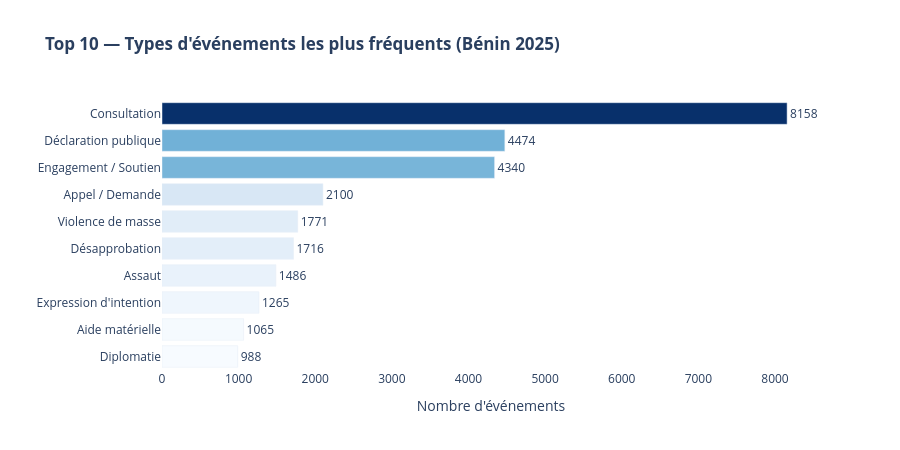

Write notebook code for a chart like this one.
### Markdown cell above
**Lecture du graphique** : Chaque barre représente le volume total d'articles publiés dans le monde sur des événements liés au Bénin durant ce mois. Un pic indique une période d'attention médiatique intense — souvent liée à un événement politique, économique ou sécuritaire majeur. Comparer la hauteur des barres avec les événements béninois connus de 2025 permet de valider la qualité des données GDELT.

### Code cell
# ── Q1b — Top 10 event types ───────────────────────────────────
event_types = (
    df.groupby("event_root_label", as_index=False)
    .agg(count=("SQLDATE", "count"), articles=("NumArticles", "sum"))
    .sort_values("count", ascending=True)
    .tail(10)
)

fig1b = px.bar(
    event_types,
    x="count",
    y="event_root_label",
    orientation="h",
    title="<b>Top 10 — Types d'événements les plus fréquents (Bénin 2025)</b>",
    labels={"count": "Nombre d'événements", "event_root_label": ""},
    color="count",
    color_continuous_scale="Blues",
    text="count"
)
fig1b.update_traces(textposition="outside")
fig1b.update_layout(
    height=450,
    plot_bgcolor="white",
    coloraxis_showscale=False
)
fig1b.show()

print("\nInsight Q1b :")
top = event_types.sort_values("count", ascending=False).iloc[0]
print(f"  Type d'événement le plus fréquent : {top['event_root_label']} ({top['count']:,} événements)")

### Figure 1 — Plotly figure (JSON) as saved in the notebook; plotly's stock layout.template omitted (floating-point values rounded to 4 significant figures)
{"data": [{"alignmentgroup": "True", "hovertemplate": "Nombre d'événements=%{marker.color}<br>=%{y}<extra></extra>", "legendgroup": "", "marker": {"color": [988, 1065, 1265, 1486, 1716, 1771, 2100, 4340, 4474, 8158], "coloraxis": "coloraxis", "pattern": {"shape": ""}}, "name": "", "offsetgroup": "", "orientation": "h", "showlegend": false, "text": [988.0, 1065.0, 1265.0, 1486.0, 1716.0, 1771.0, 2100.0, 4340.0, 4474.0, 8158.0], "textposition": "outside", "type": "bar", "x": [988, 1065, 1265, 1486, 1716, 1771, 2100, 4340, 4474, 8158], "xaxis": "x", "y": ["Diplomatie", "Aide matérielle", "Expression d'intention", "Assaut", "Désapprobation", "Violence de masse", "Appel / Demande", "Engagement / Soutien", "Déclaration publique", "Consultation"], "yaxis": "y"}], "layout": {"barmode": "relative", "coloraxis": {"colorbar": {"title": {"text": "Nombre d'événements"}}, "colorscale": [[0.0, "rgb(247,251,255)"], [0.125, "rgb(222,235,247)"], [0.25, "rgb(198,219,239)"], [0.375, "rgb(158,202,225)"], [0.5, "rgb(107,174,214)"], [0.625, "rgb(66,146,198)"], [0.75, "rgb(33,113,181)"], [0.875, "rgb(8,81,156)"], [1.0, "rgb(8,48,107)"]], "showscale": false}, "height": 450, "legend": {"tracegroupgap": 0}, "plot_bgcolor": "white", "title": {"text": "<b>Top 10 — Types d'événements les plus fréquents (Bénin 2025)</b>"}, "xaxis": {"anchor": "y", "domain": [0.0, 1.0], "title": {"text": "Nombre d'événements"}}, "yaxis": {"anchor": "x", "domain": [0.0, 1.0], "title": {"text": ""}}}}
